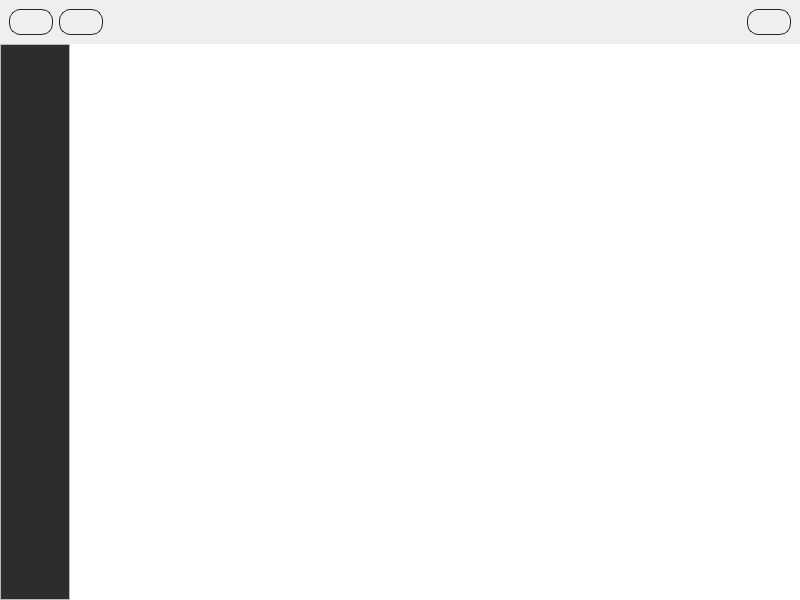
<?xml version="1.0" encoding="UTF-8"?>
<ui version="4.0">
 <class>PluginWindow</class>
 <widget class="QMainWindow" name="PluginWindow">
  <property name="geometry">
   <rect>
    <x>0</x>
    <y>0</y>
    <width>800</width>
    <height>600</height>
   </rect>
  </property>
  <property name="windowTitle">
   <string>MainWindow</string>
  </property>
  <widget class="QWidget" name="centralwidget">
   <layout class="QGridLayout" name="gridLayout">
    <property name="margin">
     <number>0</number>
    </property>
    <property name="spacing">
     <number>0</number>
    </property>
    <item row="0" column="0" colspan="2">
     <widget class="QFrame" name="topFrame">
      <property name="sizePolicy">
       <sizepolicy hsizetype="Preferred" vsizetype="Fixed">
        <horstretch>0</horstretch>
        <verstretch>0</verstretch>
       </sizepolicy>
      </property>
      <property name="styleSheet">
       <string notr="true">#topFrame {
border: none;
background: qlineargradient(x1: 0, y1: 0, x2: 0, y2: 1,
stop: 0 #707070, 
stop: 0.08 #555555,
stop: 0.4 #2d2d30,
stop: 0.97 #333333,
 stop: 1 #000000);
}

#topFrame QPushButton {
color: #999999;
border: 1px solid #222222;
border-radius: 11px;
padding: 5px;
background: qradialgradient(cx: 0.3, cy: -0.4,
fx: 0.3, fy: -0.4,
radius: 1.35, stop: 0  #707070, stop: 1 #2d2d30);
min-width: 30px;
}

#topFrame QPushButton:pressed {
background: qradialgradient(cx: 0.4, cy: -0.1,
fx: 0.4, fy: -0.1,
radius: 1.35, stop: 0 #fff, stop: 1 #ddd);
}</string>
      </property>
      <property name="frameShape">
       <enum>QFrame::StyledPanel</enum>
      </property>
      <property name="frameShadow">
       <enum>QFrame::Raised</enum>
      </property>
      <layout class="QGridLayout" name="gridLayout_2">
       <item row="0" column="0">
        <widget class="QPushButton" name="pushButton">
         <property name="enabled">
          <bool>false</bool>
         </property>
         <property name="toolTip">
          <string/>
         </property>
         <property name="text">
          <string/>
         </property>
         <property name="icon">
          <iconset resource="../Resource.qrc">
           <normaloff>:/res/img/server_down.png</normaloff>:/res/img/server_down.png</iconset>
         </property>
         <property name="iconSize">
          <size>
           <width>32</width>
           <height>32</height>
          </size>
         </property>
        </widget>
       </item>
       <item row="0" column="1">
        <widget class="QPushButton" name="pushButton_2">
         <property name="enabled">
          <bool>false</bool>
         </property>
         <property name="toolTip">
          <string/>
         </property>
         <property name="text">
          <string/>
         </property>
         <property name="icon">
          <iconset resource="../Resource.qrc">
           <normaloff>:/res/img/server_remove.png</normaloff>:/res/img/server_remove.png</iconset>
         </property>
         <property name="iconSize">
          <size>
           <width>32</width>
           <height>32</height>
          </size>
         </property>
        </widget>
       </item>
       <item row="0" column="2">
        <spacer name="horizontalSpacer">
         <property name="orientation">
          <enum>Qt::Horizontal</enum>
         </property>
         <property name="sizeHint" stdset="0">
          <size>
           <width>40</width>
           <height>20</height>
          </size>
         </property>
        </spacer>
       </item>
       <item row="0" column="3">
        <widget class="QPushButton" name="pushButton_4">
         <property name="enabled">
          <bool>false</bool>
         </property>
         <property name="text">
          <string/>
         </property>
         <property name="icon">
          <iconset resource="../Resource.qrc">
           <normaloff>:/res/img/plugin.png</normaloff>:/res/img/plugin.png</iconset>
         </property>
         <property name="iconSize">
          <size>
           <width>32</width>
           <height>32</height>
          </size>
         </property>
        </widget>
       </item>
      </layout>
     </widget>
    </item>
    <item row="1" column="0">
     <widget class="QScrollArea" name="scrollArea">
      <property name="sizePolicy">
       <sizepolicy hsizetype="Preferred" vsizetype="Preferred">
        <horstretch>0</horstretch>
        <verstretch>0</verstretch>
       </sizepolicy>
      </property>
      <property name="styleSheet">
       <string notr="true">#scrollAreaWidget
{
	background-color:#2d2d30;
}

QPushButton {

text-align: left;
color: #999999;
border: 0px solid #555;
padding: 5px;
background: qlineargradient(x1: 0, y1: 0, x2: 0, y2: 1,
stop: 0 #707070, 
stop: 0.08 #555555,
stop: 0.4 #2d2d30,
stop: 0.97 #333333
 stop: 1 #000000);
min-width: 80px;
}

QPushButton:checked {
color:  #000;
background: qradialgradient(cx: 0.4, cy: -0.1,
fx: 0.4, fy: -0.1,
radius: 1.35, stop: 0 #fff, stop: 1 #ddd);
}

QPushButton:pressed
{
color:  #000;
background: qradialgradient(cx: 0.4, cy: -0.1,
fx: 0.4, fy: -0.1,
radius: 1.35, stop: 0 #fff, stop: 1 #ddd);;
}</string>
      </property>
      <property name="horizontalScrollBarPolicy">
       <enum>Qt::ScrollBarAlwaysOff</enum>
      </property>
      <property name="widgetResizable">
       <bool>true</bool>
      </property>
      <widget class="QWidget" name="scrollAreaWidget">
       <property name="geometry">
        <rect>
         <x>0</x>
         <y>0</y>
         <width>69</width>
         <height>536</height>
        </rect>
       </property>
       <property name="sizePolicy">
        <sizepolicy hsizetype="Preferred" vsizetype="Preferred">
         <horstretch>0</horstretch>
         <verstretch>0</verstretch>
        </sizepolicy>
       </property>
      </widget>
     </widget>
    </item>
    <item row="1" column="1">
     <widget class="QFrame" name="centralFrame">
      <property name="sizePolicy">
       <sizepolicy hsizetype="Expanding" vsizetype="Preferred">
        <horstretch>0</horstretch>
        <verstretch>0</verstretch>
       </sizepolicy>
      </property>
      <property name="styleSheet">
       <string notr="true">#centralFrame {
border: none;
	background-color: white;
}

#centralFrame QPushButton {
color: #efefef;
border: 1px solid #222222;
border-radius: 8px;
padding: 6px;
background: qradialgradient(cx: 0.3, cy: -0.4,
fx: 0.3, fy: -0.4,
radius: 1.35, stop: 0  #707070, stop: 1 #2d2d30);
min-width: 80px;
}

#centralFrame QPushButton:pressed {
background: qradialgradient(cx: 0.4, cy: -0.1,
fx: 0.4, fy: -0.1,
radius: 1.35, stop: 0 #fff, stop: 1 #ddd);
}

#centralFrame QPushButton:disabled
{
background: qradialgradient(cx: 0.4, cy: -0.1,
fx: 0.4, fy: -0.1,
radius: 1.35, stop: 0 #ddd, stop: 1 #999)
}

#centralFrame QHeaderView::section {
background: qradialgradient(cx: 0.3, cy: -0.4,
fx: 0.3, fy: -0.4,
radius: 1.35, stop: 0  #707070, stop: 1 #2d2d30);
     color: #efefef;
     padding: 4px;
     border:0.5px solid black;
border-radius: 2px;
border-style: outset;
 }</string>
      </property>
      <property name="frameShape">
       <enum>QFrame::StyledPanel</enum>
      </property>
      <property name="frameShadow">
       <enum>QFrame::Raised</enum>
      </property>
      <layout class="QGridLayout" name="gridLayout_4">
       <property name="margin">
        <number>0</number>
       </property>
       <property name="spacing">
        <number>0</number>
       </property>
       <item row="0" column="0">
        <widget class="QStackedWidget" name="stackedWidget">
         <widget class="QWidget" name="page"/>
        </widget>
       </item>
      </layout>
     </widget>
    </item>
   </layout>
  </widget>
 </widget>
 <resources>
  <include location="../Resource.qrc"/>
 </resources>
 <connections/>
</ui>
